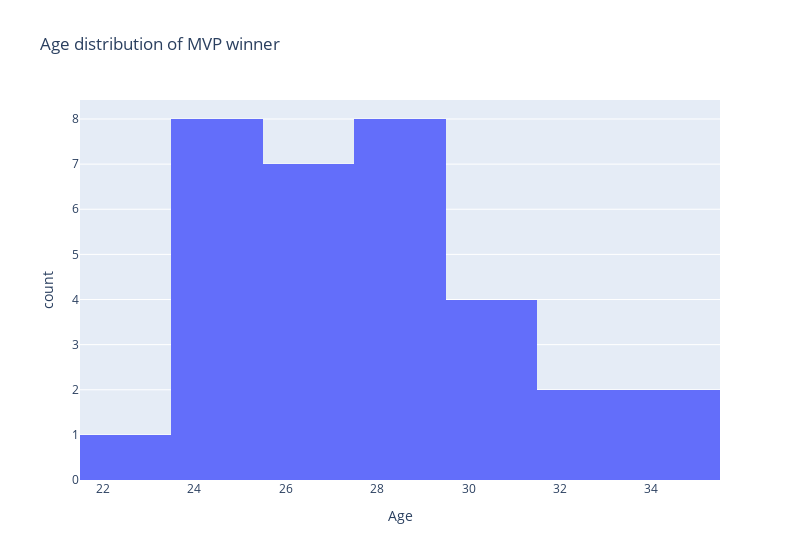

Source (notebook cell):
### Code cell
fig=px.histogram(mvp_winner,x='Age',width=800,title='Age distribution of MVP winner')
fig.show()

### Figure 1 — Plotly figure (JSON) as saved in the notebook; plotly's stock layout.template omitted (floating-point values rounded to 4 significant figures)
{"data": [{"alignmentgroup": "True", "bingroup": "x", "hovertemplate": "Age=%{x}<br>count=%{y}<extra></extra>", "legendgroup": "", "marker": {"color": "#636efa", "pattern": {"shape": ""}}, "name": "", "offsetgroup": "", "orientation": "v", "showlegend": false, "type": "histogram", "x": [30, 27, 28, 29, 31, 29, 32, 33, 34, 35, 27, 25, 25, 26, 27, 30, 31, 28, 29, 24, 25, 22, 27, 28, 25, 26, 27, 28, 28, 24, 25, 25], "xaxis": "x", "yaxis": "y"}], "layout": {"barmode": "relative", "legend": {"tracegroupgap": 0}, "title": {"text": "Age distribution of MVP winner"}, "width": 800, "xaxis": {"anchor": "y", "domain": [0, 1], "title": {"text": "Age"}}, "yaxis": {"anchor": "x", "domain": [0, 1], "title": {"text": "count"}}}}
